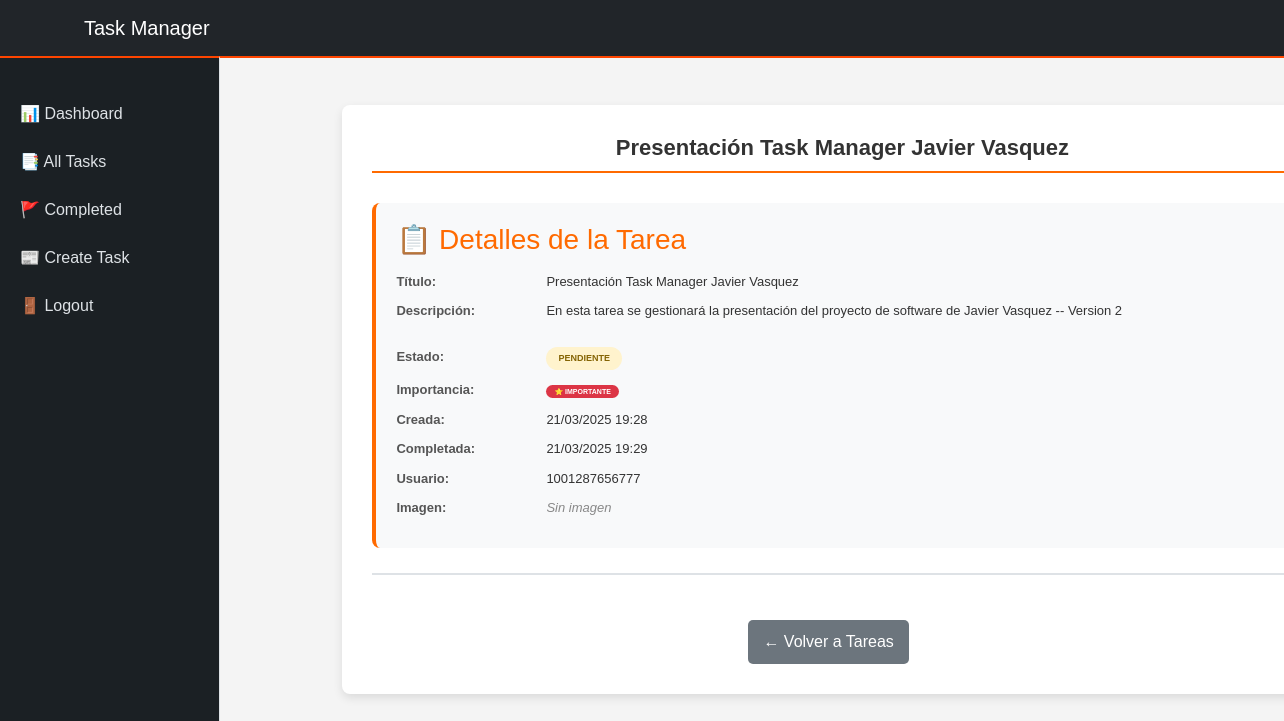
Before: /tasks/14/ (signed in) with the older database file.
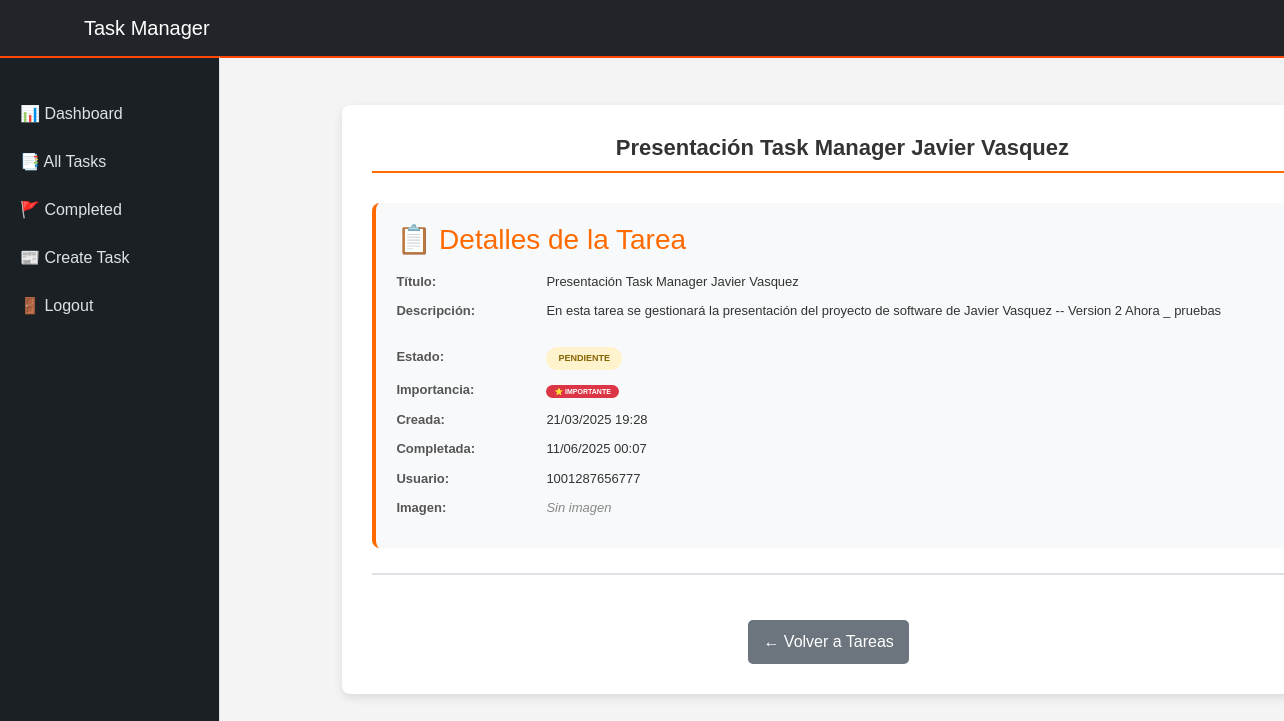
After: the same page with the newer database file.
### tasks/models.py (models this page shows, shortened)
class Task(models.Model):
  title = models.CharField(max_length=200)
  description = models.TextField(max_length=10000)
  created = models.DateTimeField(auto_now_add=True)
  datecompleted = models.DateTimeField(null=True, blank=True)
  important = models.BooleanField(default=False)
  user = models.ForeignKey(User, on_delete=models.CASCADE)
  status = models.CharField(max_length=75, default='pendiente')
  imagen = models.ImageField(upload_to='productos/', blank=True, null=True)

### tasks/views.py (the view, shortened to what this page needs)
# urls.py: path('tasks/<int:task_id>/', views.task_detail, name='task_detail'),
@login_required
def task_detail(request, task_id):
    if request.method == 'GET':
        task = get_object_or_404(Task, pk=task_id, user=request.user)
        form = TaskForm(instance=task)
        return render(request, 'task_detail.html', {'task': task, 'form': form})

### tasks/templates/task_detail.html (shortened to what this page needs)
{% extends 'base_lateral_panel.html' %}
{% block content %}
<div class="main-container">
    <h1 class="task-title">{{ task.title }}</h1>
    <div class="task-info">
        <h3>📋 Detalles de la Tarea</h3>
        <div class="info-item">
            <span class="info-label">Título:</span>
            <span class="info-value">{{ task.title }}</span>
        </div>
        <div class="info-item">
            <span class="info-label">Descripción:</span>
            <span class="info-value">{{ task.description|linebreaks }}</span>
        </div>
        <div class="info-item">
            <span class="info-label">Estado:</span>
            <span class="info-value">
                <span class="status-badge status-{{ task.status }}">{{ task.status }}</span>
            </span>
        </div>
        <div class="info-item">
            <span class="info-label">Importancia:</span>
            <span class="info-value">
                {% if task.important %}
                    <span class="important-badge">⭐ IMPORTANTE</span>
                {% else %}
                    Normal
                {% endif %}
            </span>
        </div>
        <div class="info-item">
            <span class="info-label">Creada:</span>
            <span class="info-value">{{ task.created|date:"d/m/Y H:i" }}</span>
        </div>
        {% if task.datecompleted %}
        <div class="info-item">
            <span class="info-label">Completada:</span>
            <span class="info-value">{{ task.datecompleted|date:"d/m/Y H:i" }}</span>
        </div>
        {% endif %}
        <div class="info-item">
            <span class="info-label">Usuario:</span>
            <span class="info-value">{{ task.user.username }}</span>
        </div>
        <div class="info-item">
            <span class="info-label">Imagen:</span>
            <div class="info-value">
                {% if task.imagen %}
                    <div class="image-container">
                        <img src="{{ task.imagen.url }}" alt="{{ task.title }}" class="task-image"
                             onclick="window.open('{{ task.imagen.url }}', '_blank')">
                        <p><small>Haz clic en la imagen para verla en tamaño completo</small></p>
                    </div>
                {% else %}
                    <span class="no-image">Sin imagen</span>
                {% endif %}
            </div>
        </div>
    </div>
 <div class="edit-section">
        <form method="POST" enctype="multipart/form-data" class="task-form">
            <div class="button-group">
                <a href="{% url 'tasks' %}" class="btn-back">← Volver a Tareas</a>
            </div>
        </form>
    </div>
</div>
{% endblock %}

Changed rows visible on the page:
changed Task "Presentación Task Manager Javier Vasquez": description "En esta tarea se gestionará la presentación del proyecto de software de Javier Vasquez -- Version 2" → "En esta tarea se gestionará la presentación del proyecto de software de Javier Vasquez -- Version 2 Ahora _ pruebas"; datecompleted "21/03/2025 19:29" → "11/06/2025 00:07"
